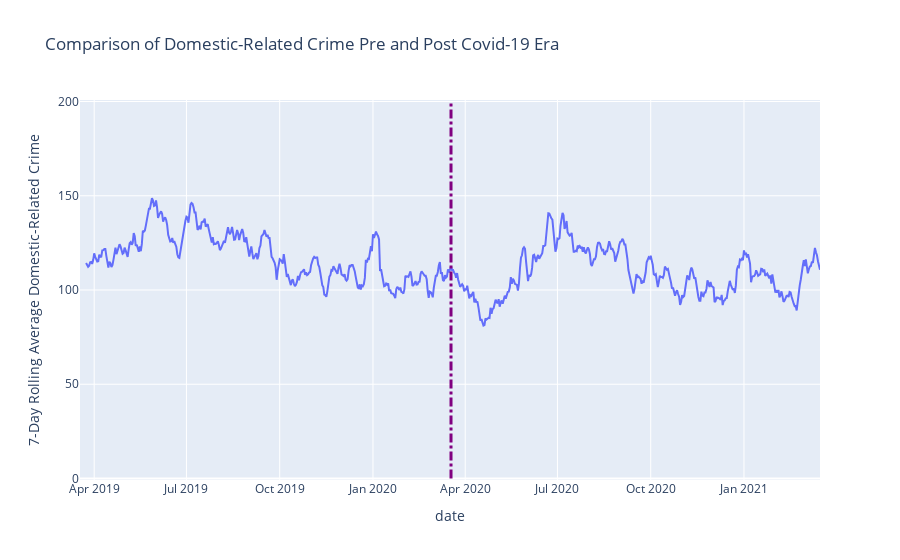

Notebook code for this chart:
### Code cell
fig = px.line(domestic_sum, x= domestic_sum.index, y= 'rolling_domestic',
             labels={
                     "rolling_domestic": "7-Day Rolling Average Domestic-Related Crime",
                    },
                title="Comparison of Domestic-Related Crime Pre and Post Covid-19 Era")
fig = fig.add_shape(type="line",x0= covid_start, y0=0, x1=covid_start, y1=200,line=dict(color="purple",width=3, dash = 'dashdot'))
fig.show()
fig.write_image('/Users/allenhardiman/Box/PHD Courses/ACE_592/Figures/Prepostdomestic.png')

### Figure 1 — Plotly figure (JSON) as saved in the notebook; plotly's stock layout.template omitted (floating-point values rounded to 4 significant figures; data arrays with more than 128 entries replaced by an {"elided": "..."} marker saying what was removed)
{"data": [{"hovertemplate": "date=%{x}<br>7-Day Rolling Average Domestic-Related Crime=%{y}<extra></extra>", "legendgroup": "", "line": {"color": "#636efa", "dash": "solid"}, "mode": "lines", "name": "", "orientation": "v", "showlegend": false, "type": "scatter", "x": {"elided": "731 str values"}, "xaxis": "x", "y": {"elided": "731 float values"}, "yaxis": "y"}], "layout": {"legend": {"tracegroupgap": 0}, "shapes": [{"line": {"color": "purple", "dash": "dashdot", "width": 3}, "type": "line", "x0": "2020-03-18", "x1": "2020-03-18", "y0": 0, "y1": 200}], "title": {"text": "Comparison of Domestic-Related Crime Pre and Post Covid-19 Era"}, "xaxis": {"anchor": "y", "domain": [0, 1], "title": {"text": "date"}}, "yaxis": {"anchor": "x", "domain": [0, 1], "title": {"text": "7-Day Rolling Average Domestic-Related Crime"}}}}
